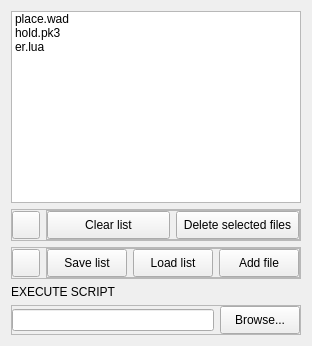
                        <widget class="QWidget" name="tab_3">
                         <attribute name="title">
                          <string>Files</string>
                         </attribute>
                         <layout class="QVBoxLayout" name="verticalLayout_17">
                          <item>
                           <widget class="QListWidget" name="GameFilesList">
                            <property name="styleSheet">
                             <string notr="true"/>
                            </property>
                            <property name="dragEnabled">
                             <bool>true</bool>
                            </property>
                            <property name="dragDropOverwriteMode">
                             <bool>false</bool>
                            </property>
                            <property name="dragDropMode">
                             <enum>QAbstractItemView::DropOnly</enum>
                            </property>
                            <property name="selectionMode">
                             <enum>QAbstractItemView::ExtendedSelection</enum>
                            </property>
                            <property name="iconSize">
                             <size>
                              <width>32</width>
                              <height>32</height>
                             </size>
                            </property>
                            <property name="movement">
                             <enum>QListView::Static</enum>
                            </property>
                            <item>
                             <property name="text">
                              <string>place.wad</string>
                             </property>
                             <property name="icon">
                              <iconset resource="launcherblast2.qrc">
                               <normaloff>:/assets/img/filetypes/wad.png</normaloff>:/assets/img/filetypes/wad.png</iconset>
                             </property>
                            </item>
                            <item>
                             <property name="text">
                              <string>hold.pk3</string>
                             </property>
                             <property name="icon">
                              <iconset resource="launcherblast2.qrc">
                               <normaloff>:/assets/img/filetypes/pk3.png</normaloff>:/assets/img/filetypes/pk3.png</iconset>
                             </property>
                            </item>
                            <item>
                             <property name="text">
                              <string>er.lua</string>
                             </property>
                             <property name="icon">
                              <iconset resource="launcherblast2.qrc">
                               <normaloff>:/assets/img/filetypes/lua.png</normaloff>:/assets/img/filetypes/lua.png</iconset>
                             </property>
                            </item>
                           </widget>
                          </item>
                          <item>
                           <widget class="QFrame" name="GameFilesButtonFrame1">
                            <property name="frameShape">
                             <enum>QFrame::StyledPanel</enum>
                            </property>
                            <property name="frameShadow">
                             <enum>QFrame::Raised</enum>
                            </property>
                            <layout class="QHBoxLayout" name="horizontalLayout_13">
                             <property name="leftMargin">
                              <number>0</number>
                             </property>
                             <property name="topMargin">
                              <number>0</number>
                             </property>
                             <property name="rightMargin">
                              <number>0</number>
                             </property>
                             <property name="bottomMargin">
                              <number>0</number>
                             </property>
                             <item>
                              <widget class="QPushButton" name="GameFilesUpButton">
                               <property name="minimumSize">
                                <size>
                                 <width>0</width>
                                 <height>28</height>
                                </size>
                               </property>
                               <property name="maximumSize">
                                <size>
                                 <width>28</width>
                                 <height>16777215</height>
                                </size>
                               </property>
                               <property name="text">
                                <string/>
                               </property>
                               <property name="icon">
                                <iconset resource="launcherblast2.qrc">
                                 <normaloff>:/assets/img/uparrow.png</normaloff>:/assets/img/uparrow.png</iconset>
                               </property>
                              </widget>
                             </item>
                             <item>
                              <widget class="QFrame" name="GameFilesButtonFrame3">
                               <property name="frameShape">
                                <enum>QFrame::StyledPanel</enum>
                               </property>
                               <property name="frameShadow">
                                <enum>QFrame::Raised</enum>
                               </property>
                               <layout class="QHBoxLayout" name="horizontalLayout_5">
                                <property name="leftMargin">
                                 <number>0</number>
                                </property>
                                <property name="topMargin">
                                 <number>0</number>
                                </property>
                                <property name="rightMargin">
                                 <number>0</number>
                                </property>
                                <property name="bottomMargin">
                                 <number>0</number>
                                </property>
                                <item>
                                 <widget class="QPushButton" name="GameFilesClearButton">
                                  <property name="minimumSize">
                                   <size>
                                    <width>0</width>
                                    <height>28</height>
                                   </size>
                                  </property>
                                  <property name="text">
                                   <string>Clear list</string>
                                  </property>
                                 </widget>
                                </item>
                                <item>
                                 <widget class="QPushButton" name="GameFilesDeleteButton">
                                  <property name="minimumSize">
                                   <size>
                                    <width>0</width>
                                    <height>28</height>
                                   </size>
                                  </property>
                                  <property name="text">
                                   <string>Delete selected files</string>
                                  </property>
                                 </widget>
                                </item>
                               </layout>
                              </widget>
                             </item>
                            </layout>
                           </widget>
                          </item>
                          <item>
                           <widget class="QFrame" name="GameFilesButtonFrame2">
                            <property name="frameShape">
                             <enum>QFrame::StyledPanel</enum>
                            </property>
                            <property name="frameShadow">
                             <enum>QFrame::Raised</enum>
                            </property>
                            <layout class="QHBoxLayout" name="horizontalLayout_12">
                             <property name="leftMargin">
                              <number>0</number>
                             </property>
                             <property name="topMargin">
                              <number>0</number>
                             </property>
                             <property name="rightMargin">
                              <number>0</number>
                             </property>
                             <property name="bottomMargin">
                              <number>0</number>
                             </property>
                             <item>
                              <widget class="QPushButton" name="GameFilesDownButton">
                               <property name="minimumSize">
                                <size>
                                 <width>0</width>
                                 <height>28</height>
                                </size>
                               </property>
                               <property name="maximumSize">
                                <size>
                                 <width>28</width>
                                 <height>16777215</height>
                                </size>
                               </property>
                               <property name="text">
                                <string/>
                               </property>
                               <property name="icon">
                                <iconset resource="launcherblast2.qrc">
                                 <normaloff>:/assets/img/combobox-dropdown.png</normaloff>:/assets/img/combobox-dropdown.png</iconset>
                               </property>
                              </widget>
                             </item>
                             <item>
                              <widget class="QFrame" name="GameFilesButtonFrame4">
                               <property name="frameShape">
                                <enum>QFrame::StyledPanel</enum>
                               </property>
                               <property name="frameShadow">
                                <enum>QFrame::Raised</enum>
                               </property>
                               <layout class="QHBoxLayout" name="horizontalLayout_6">
                                <property name="leftMargin">
                                 <number>0</number>
                                </property>
                                <property name="topMargin">
                                 <number>0</number>
                                </property>
                                <property name="rightMargin">
                                 <number>0</number>
                                </property>
                                <property name="bottomMargin">
                                 <number>0</number>
                                </property>
                                <item>
                                 <widget class="QPushButton" name="GameFilesSaveButton">
                                  <property name="minimumSize">
                                   <size>
                                    <width>0</width>
                                    <height>28</height>
                                   </size>
                                  </property>
                                  <property name="styleSheet">
                                   <string notr="true"/>
                                  </property>
                                  <property name="text">
                                   <string>Save list</string>
                                  </property>
                                 </widget>
                                </item>
                                <item>
                                 <widget class="QPushButton" name="GameFilesLoadButton">
                                  <property name="minimumSize">
                                   <size>
                                    <width>0</width>
                                    <height>28</height>
                                   </size>
                                  </property>
                                  <property name="styleSheet">
                                   <string notr="true"/>
                                  </property>
                                  <property name="text">
                                   <string>Load list</string>
                                  </property>
                                 </widget>
                                </item>
                                <item>
                                 <widget class="QPushButton" name="GameFilesAddButton">
                                  <property name="minimumSize">
                                   <size>
                                    <width>0</width>
                                    <height>28</height>
                                   </size>
                                  </property>
                                  <property name="text">
                                   <string>Add file</string>
                                  </property>
                                 </widget>
                                </item>
                               </layout>
                              </widget>
                             </item>
                            </layout>
                           </widget>
                          </item>
                          <item>
                           <widget class="QLabel" name="GameFilesExecuteScriptLabel">
                            <property name="text">
                             <string>EXECUTE SCRIPT</string>
                            </property>
                           </widget>
                          </item>
                          <item>
                           <widget class="QFrame" name="GameFilesExecuteScript">
                            <property name="frameShape">
                             <enum>QFrame::StyledPanel</enum>
                            </property>
                            <property name="frameShadow">
                             <enum>QFrame::Raised</enum>
                            </property>
                            <layout class="QHBoxLayout" name="horizontalLayout_7">
                             <property name="leftMargin">
                              <number>0</number>
                             </property>
                             <property name="topMargin">
                              <number>0</number>
                             </property>
                             <property name="rightMargin">
                              <number>0</number>
                             </property>
                             <property name="bottomMargin">
                              <number>0</number>
                             </property>
                             <item>
                              <widget class="QLineEdit" name="GameFilesExecScriptInput"/>
                             </item>
                             <item>
                              <widget class="QPushButton" name="GameFilesExecScrBrowseButton">
                               <property name="minimumSize">
                                <size>
                                 <width>0</width>
                                 <height>28</height>
                                </size>
                               </property>
                               <property name="text">
                                <string>Browse...</string>
                               </property>
                              </widget>
                             </item>
                            </layout>
                           </widget>
                          </item>
                         </layout>
                        </widget>
